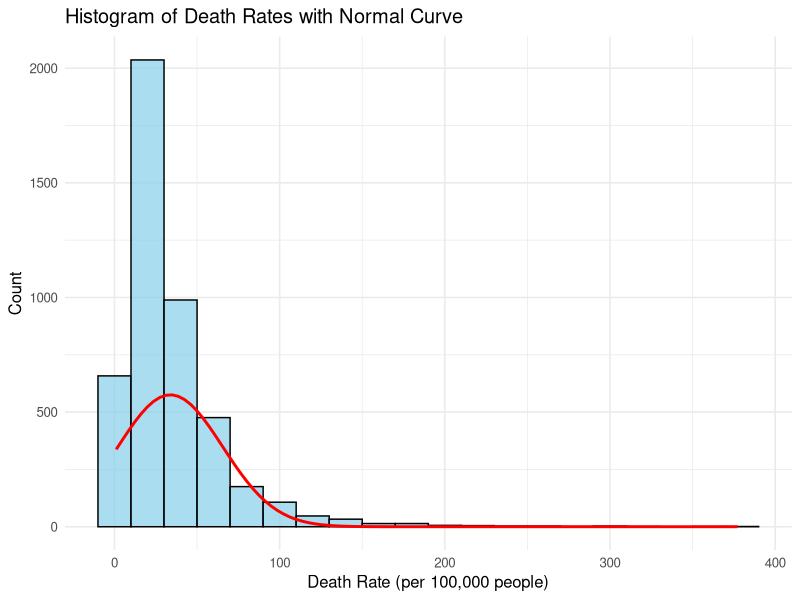

Reproduce this figure in R.
# Load necessary libraries
library(ggplot2)
library(dplyr)

# Read the CSV file
data <- read.csv("5- respiratory-infection-death-rate-who-mdb.csv")

# Rename columns for clarity
colnames(data) <- c("Entity", "Code", "Year", "Death_Rate")

# Convert Death_Rate to numeric (if needed)
data$Death_Rate <- as.numeric(data$Death_Rate)

# Aggregate data: calculate mean Death_Rate by Entity
entity_death_rate <- data %>%
  group_by(Entity) %>%
  summarise(Avg_Death_Rate = mean(Death_Rate, na.rm = TRUE)) %>%
  arrange(desc(Avg_Death_Rate))


# Get the top 10 entities with the highest death rates
top_entities <- head(entity_death_rate, 2)

print(top_entities)

# Calculate mean and standard deviation of the death rates
mean_rate <- mean(top_entities$Avg_Death_Rate, na.rm = TRUE)
sd_rate <- sd(top_entities$Avg_Death_Rate, na.rm = TRUE)

# Create a histogram for Death Rates with counts on Y-axis and overlay a normal curve
ggplot(data, aes(x = Death_Rate)) +
  geom_histogram(binwidth = 20, fill = "skyblue", color = "black", alpha = 0.7) +
  stat_function(fun = function(x) {
    # Scale normal curve to match the histogram counts
    dnorm(x, mean = mean(data$Death_Rate, na.rm = TRUE), 
          sd = sd(data$Death_Rate, na.rm = TRUE)) * 
      nrow(data) * 10  # Scale by total data points and binwidth
  }, color = "red", size = 1) +
  labs(title = "Histogram of Death Rates with Normal Curve",
       x = "Death Rate (per 100,000 people)",
       y = "Count") +
  theme_minimal(base_size = 12)

